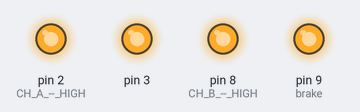
Recording of a sketch running on a simulated Arduino Uno, built with avr-gcc and run on an emulated ATmega328P. Parts: output pins drawn as LEDs (lit = HIGH).

Above: at 0.15 s.
At 129.52 s:
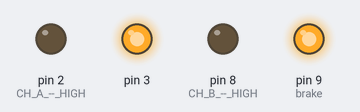
Timing chart, 0 to 129.8 s (numbered marks = the images above):
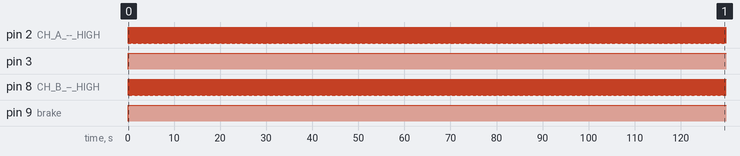

Measured:
- by itself, pin 2 (CH_A_--_HIGH), pin 8 (CH_B_--_HIGH): alternates HIGH for 0.06 s and LOW for 0.06 s
- by itself, pin 3: LOW → HIGH at 0.00 s
- by itself, pin 9 (brake): LOW → HIGH at 0.03 s

The sketch:

ArduinoStepper_directionA_Velleman.ino
```cpp
/*************************************************************
Motor Shield Stepper Demo
by Randy Sarafan

For more information see:
https://www.instructables.com/id/Arduino-Motor-Shield-Tutorial/

*************************************************************/

int delaylegnth = 30;

void setup() {

  //establish motor direction toggle pins
  pinMode(2, OUTPUT); //CH A -- HIGH = forwards and LOW = backwards???
  pinMode(8, OUTPUT); //CH B -- HIGH = forwards and LOW = backwards???

  pinMode(3,OUTPUT);
  pinMode(9,OUTPUT);
  //establish motor brake pins
  //pinMode(9, OUTPUT); //brake (disable) CH A
  //pinMode(8, OUTPUT); //brake (disable) CH B


}

void loop(){

  //digitalWrite(9, LOW);  //ENABLE CH A
  //digitalWrite(8, HIGH); //DISABLE CH B

  digitalWrite(2, HIGH);   //Sets direction of CH A
  analogWrite(3, 255);   //Moves CH A

  delay(delaylegnth);

  //digitalWrite(9, HIGH);  //DISABLE CH A
 // digitalWrite(8, LOW); //ENABLE CH B

  digitalWrite(8, LOW);   //Sets direction of CH B
  analogWrite(9, 255);   //Moves CH B

  delay(delaylegnth);

  //digitalWrite(9, LOW);  //ENABLE CH A
  //digitalWrite(8, HIGH); //DISABLE CH B

  digitalWrite(2, LOW);   //Sets direction of CH A
  analogWrite(3, 255);   //Moves CH A

  delay(delaylegnth);

  //digitalWrite(9, HIGH);  //DISABLE CH A
  //digitalWrite(8, LOW); //ENABLE CH B

  digitalWrite(8, HIGH);   //Sets direction of CH B
  analogWrite(9, 255);   //Moves CH B

  delay(delaylegnth);

}
```
